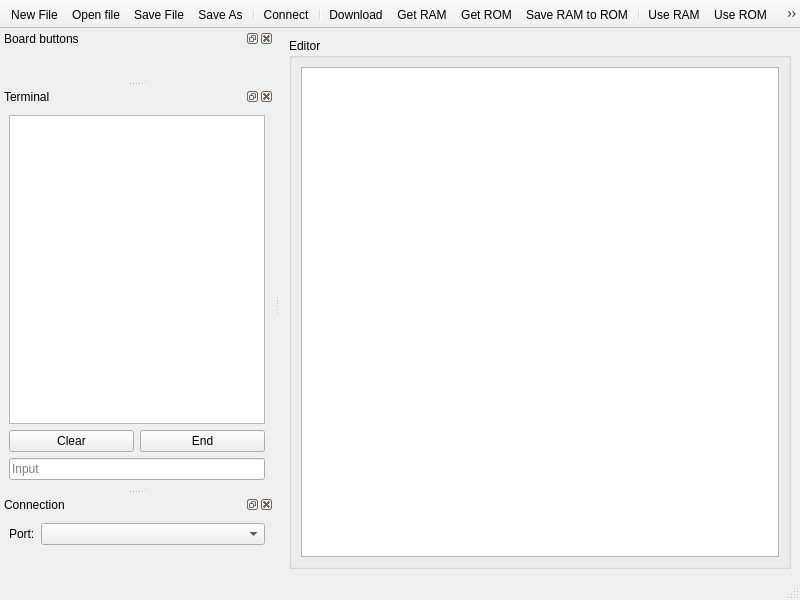
<?xml version="1.0" encoding="UTF-8"?>
<ui version="4.0">
 <class>MainWindow</class>
 <widget class="QMainWindow" name="MainWindow">
  <property name="geometry">
   <rect>
    <x>0</x>
    <y>0</y>
    <width>800</width>
    <height>600</height>
   </rect>
  </property>
  <property name="windowTitle">
   <string>MainWindow</string>
  </property>
  <widget class="QWidget" name="centralwidget">
   <layout class="QHBoxLayout" name="horizontalLayout">
    <item>
     <widget class="QGroupBox" name="groupBox">
      <property name="title">
       <string>Editor</string>
      </property>
      <layout class="QVBoxLayout" name="verticalLayout">
       <item>
        <widget class="QPlainTextEdit" name="editor">
         <property name="documentTitle">
          <string/>
         </property>
         <property name="tabStopWidth">
          <number>20</number>
         </property>
        </widget>
       </item>
      </layout>
     </widget>
    </item>
   </layout>
  </widget>
  <widget class="QStatusBar" name="statusbar"/>
  <widget class="QToolBar" name="toolBar">
   <property name="windowTitle">
    <string>toolBar</string>
   </property>
   <property name="movable">
    <bool>false</bool>
   </property>
   <property name="iconSize">
    <size>
     <width>48</width>
     <height>48</height>
    </size>
   </property>
   <property name="toolButtonStyle">
    <enum>Qt::ToolButtonIconOnly</enum>
   </property>
   <property name="floatable">
    <bool>false</bool>
   </property>
   <attribute name="toolBarArea">
    <enum>TopToolBarArea</enum>
   </attribute>
   <attribute name="toolBarBreak">
    <bool>false</bool>
   </attribute>
   <addaction name="actionNew_File"/>
   <addaction name="actionOpen_file"/>
   <addaction name="actionSave_File"/>
   <addaction name="actionSave_As"/>
   <addaction name="separator"/>
   <addaction name="actionConnect"/>
   <addaction name="separator"/>
   <addaction name="actionDownload"/>
   <addaction name="actionGet_RAM"/>
   <addaction name="actionGet_ROM"/>
   <addaction name="actionSave_RAM_to_ROM"/>
   <addaction name="separator"/>
   <addaction name="actionUse_RAM"/>
   <addaction name="actionUse_ROM"/>
   <addaction name="separator"/>
   <addaction name="actionDebug"/>
  </widget>
  <widget class="QDockWidget" name="BoardButtons">
   <property name="windowTitle">
    <string>Board buttons</string>
   </property>
   <attribute name="dockWidgetArea">
    <number>1</number>
   </attribute>
   <widget class="QWidget" name="SizerButtons">
    <layout class="QHBoxLayout" name="horizontalLayout_2"/>
   </widget>
  </widget>
  <widget class="QDockWidget" name="dockWidget_2">
   <property name="windowTitle">
    <string>Terminal</string>
   </property>
   <attribute name="dockWidgetArea">
    <number>1</number>
   </attribute>
   <widget class="QWidget" name="dockWidgetContents_4">
    <layout class="QVBoxLayout" name="verticalLayout_4">
     <item>
      <widget class="QPlainTextEdit" name="terminal">
       <property name="readOnly">
        <bool>true</bool>
       </property>
       <property name="tabStopWidth">
        <number>20</number>
       </property>
      </widget>
     </item>
     <item>
      <layout class="QHBoxLayout" name="horizontalLayout_3">
       <item>
        <widget class="QPushButton" name="butClear">
         <property name="text">
          <string>Clear</string>
         </property>
        </widget>
       </item>
       <item>
        <widget class="QPushButton" name="buttonEnd">
         <property name="text">
          <string>End</string>
         </property>
        </widget>
       </item>
      </layout>
     </item>
     <item>
      <widget class="QLineEdit" name="inputTerminal">
       <property name="placeholderText">
        <string>Input</string>
       </property>
      </widget>
     </item>
    </layout>
   </widget>
  </widget>
  <widget class="QDockWidget" name="dockWidget_5">
   <property name="windowTitle">
    <string>Connection</string>
   </property>
   <attribute name="dockWidgetArea">
    <number>1</number>
   </attribute>
   <widget class="QWidget" name="dockWidgetContents_6">
    <layout class="QFormLayout" name="formLayout">
     <item row="0" column="1">
      <widget class="QComboBox" name="comboPort"/>
     </item>
     <item row="0" column="0">
      <widget class="QLabel" name="label">
       <property name="text">
        <string>Port:</string>
       </property>
      </widget>
     </item>
    </layout>
   </widget>
  </widget>
  <action name="actionSave_File">
   <property name="icon">
    <iconset resource="resources.qrc">
     <normaloff>:/icons/Actions-document-save-icon.png</normaloff>:/icons/Actions-document-save-icon.png</iconset>
   </property>
   <property name="text">
    <string>Save File</string>
   </property>
   <property name="shortcut">
    <string>Ctrl+S</string>
   </property>
  </action>
  <action name="actionNew_File">
   <property name="icon">
    <iconset resource="resources.qrc">
     <normaloff>:/icons/Actions-document-new-icon.png</normaloff>:/icons/Actions-document-new-icon.png</iconset>
   </property>
   <property name="text">
    <string>New File</string>
   </property>
   <property name="shortcut">
    <string>Ctrl+N</string>
   </property>
  </action>
  <action name="actionSave_As">
   <property name="icon">
    <iconset resource="resources.qrc">
     <normaloff>:/icons/Actions-document-save-as-icon.png</normaloff>:/icons/Actions-document-save-as-icon.png</iconset>
   </property>
   <property name="text">
    <string>Save As</string>
   </property>
  </action>
  <action name="actionOpen_file">
   <property name="icon">
    <iconset resource="resources.qrc">
     <normaloff>:/icons/Actions-document-open-icon.png</normaloff>:/icons/Actions-document-open-icon.png</iconset>
   </property>
   <property name="text">
    <string>Open file</string>
   </property>
   <property name="shortcut">
    <string>Ctrl+O</string>
   </property>
  </action>
  <action name="actionConnect">
   <property name="checkable">
    <bool>true</bool>
   </property>
   <property name="icon">
    <iconset resource="resources.qrc">
     <normaloff>:/icons/Actions-network-connect-icon.png</normaloff>:/icons/Actions-network-connect-icon.png</iconset>
   </property>
   <property name="text">
    <string>Connect</string>
   </property>
   <property name="shortcut">
    <string>Alt+C</string>
   </property>
  </action>
  <action name="actionDownload">
   <property name="icon">
    <iconset resource="resources.qrc">
     <normaloff>:/icons/Button-Download-icon.png</normaloff>:/icons/Button-Download-icon.png</iconset>
   </property>
   <property name="text">
    <string>Download</string>
   </property>
   <property name="shortcut">
    <string>Ctrl+D</string>
   </property>
  </action>
  <action name="actionGet_ROM">
   <property name="icon">
    <iconset resource="resources.qrc">
     <normaloff>:/icons/Folders-Uploads-Folder-icon.png</normaloff>:/icons/Folders-Uploads-Folder-icon.png</iconset>
   </property>
   <property name="text">
    <string>Get ROM</string>
   </property>
  </action>
  <action name="actionGet_RAM">
   <property name="icon">
    <iconset resource="resources.qrc">
     <normaloff>:/icons/Button-Upload-icon.png</normaloff>:/icons/Button-Upload-icon.png</iconset>
   </property>
   <property name="text">
    <string>Get RAM</string>
   </property>
  </action>
  <action name="actionSave_RAM_to_ROM">
   <property name="icon">
    <iconset resource="resources.qrc">
     <normaloff>:/icons/CD-Burn-icon.png</normaloff>:/icons/CD-Burn-icon.png</iconset>
   </property>
   <property name="text">
    <string>Save RAM to ROM</string>
   </property>
  </action>
  <action name="actionUse_RAM">
   <property name="checkable">
    <bool>true</bool>
   </property>
   <property name="icon">
    <iconset resource="resources.qrc">
     <normaloff>:/icons/Drives-RAM-Metro-icon.png</normaloff>:/icons/Drives-RAM-Metro-icon.png</iconset>
   </property>
   <property name="text">
    <string>Use RAM</string>
   </property>
  </action>
  <action name="actionUse_ROM">
   <property name="checkable">
    <bool>true</bool>
   </property>
   <property name="icon">
    <iconset resource="resources.qrc">
     <normaloff>:/icons/rom-manager-2-icon.png</normaloff>:/icons/rom-manager-2-icon.png</iconset>
   </property>
   <property name="text">
    <string>Use ROM</string>
   </property>
  </action>
  <action name="actionDebug">
   <property name="checkable">
    <bool>true</bool>
   </property>
   <property name="icon">
    <iconset resource="resources.qrc">
     <normaloff>:/icons/Bug-icon.png</normaloff>:/icons/Bug-icon.png</iconset>
   </property>
   <property name="text">
    <string>Debug</string>
   </property>
   <property name="toolTip">
    <string>Debug</string>
   </property>
   <property name="shortcut">
    <string>Ctrl+Shift+D</string>
   </property>
  </action>
 </widget>
 <resources>
  <include location="resources.qrc"/>
 </resources>
 <connections>
  <connection>
   <sender>butClear</sender>
   <signal>clicked()</signal>
   <receiver>terminal</receiver>
   <slot>clear()</slot>
   <hints>
    <hint type="sourcelabel">
     <x>183</x>
     <y>432</y>
    </hint>
    <hint type="destinationlabel">
     <x>206</x>
     <y>305</y>
    </hint>
   </hints>
  </connection>
 </connections>
</ui>
